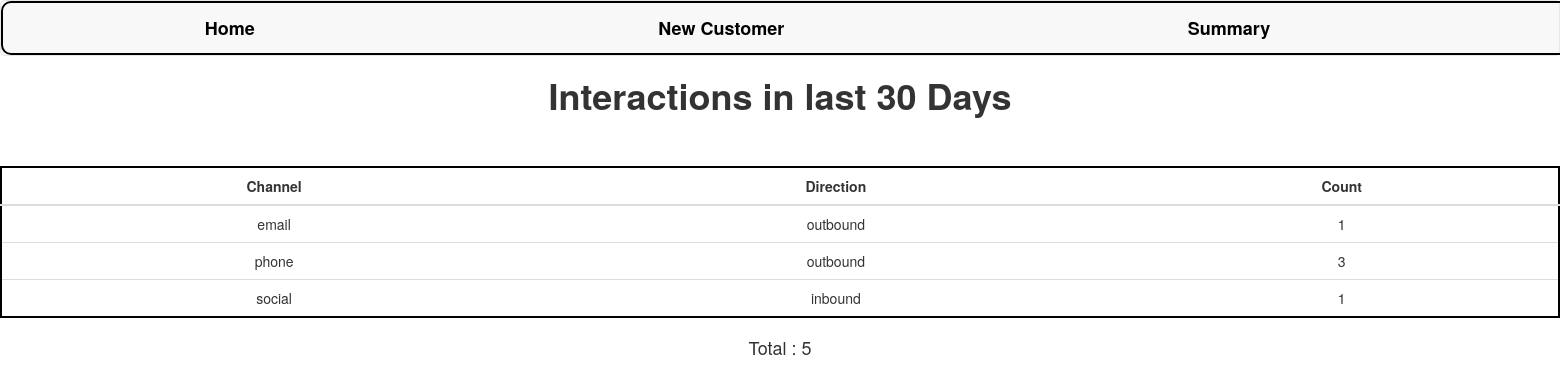
The page /summary/ on the database its author committed.
### customer360/models.py (models this page shows)
class Interaction(models.Model):
    CHANNEL_CHOICES=[
        ('phone', 'Phone'),
        ('email', 'Email'),
        ('sms', 'SMS'),
        ('letter', 'Letter'),
        ('social', 'Social'),
    ]
    DIRECTION_CHOICES = [
        ('inbound','Inbound'),
        ('outbound','Outbound'),
    ]
    customer = models.ForeignKey(Customer, on_delete= models.CASCADE)
    channel = models.CharField(max_length=15, choices = CHANNEL_CHOICES)
    direction = models.CharField(max_length=15, choices=DIRECTION_CHOICES)
    interaction_date = models.DateField(auto_now_add= True)
    summary= models.TextField()

### customer360/views.py (the view)
# urls.py: path('summary/',views.summary,name='summary'),
def summary(request):
    thirty_days_ago = date.today() - timedelta(days=30)
    interactions = Interaction.objects.filter(interaction_date__gte=thirty_days_ago)
    count = len(interactions)
    interactions = interactions.values("channel","direction").annotate(count=Count('channel'))
    context={
                "interactions":interactions,
                "count":count
             }
    return render(request,"summary.html",context=context)

### customer360/templates/summary.html
{% extends 'base.html' %}
{% load static %}
{% block content %}
<html>
    <body>
        <h1> Interactions in last 30 Days  </h1>
        {% if not interactions %}
            <p> there are no interactions in the last 30 days <p>
        {% else %}
            <table class="table">
                <thead>
                    <tr>
                        <th>Channel</th>
                        <th>Direction</th>
                        <th>Count</th>
                    </tr>
                </thead>
                <tbody>
                    {% for interaction in interactions %}
                        <tr>
                            <td>{{ interaction.channel }}</td>
                            <td>{{ interaction.direction }}</td>
                            <td> {{ interaction.count }} </td>
                        </tr>
                    {% endfor %}
                </tbody>
            </table>
            <h4> Total : {{ count }} </h4>
        {% endif %}
    </body>
</html>
{% endblock content %}

### static/css/main.css (style rules this page uses)
body { text-align: center; margin: auto; }
h1,p { font-weight: bold; }
table { margin: auto; border: 2px solid #000000; margin-top: 50px; border-radius: 15px; background-color: white; text-align: center; }
th { text-align: center; }

### rows shown on the page
Interaction: channel "email", direction "outbound", count "1"
Interaction: channel "social", direction "inbound", count "1"

### other values the page prints
{{ interaction.channel }} "phone"
{{ interaction.direction }} "outbound"
{{ interaction.count }} "3"
{{ count }} "5"
